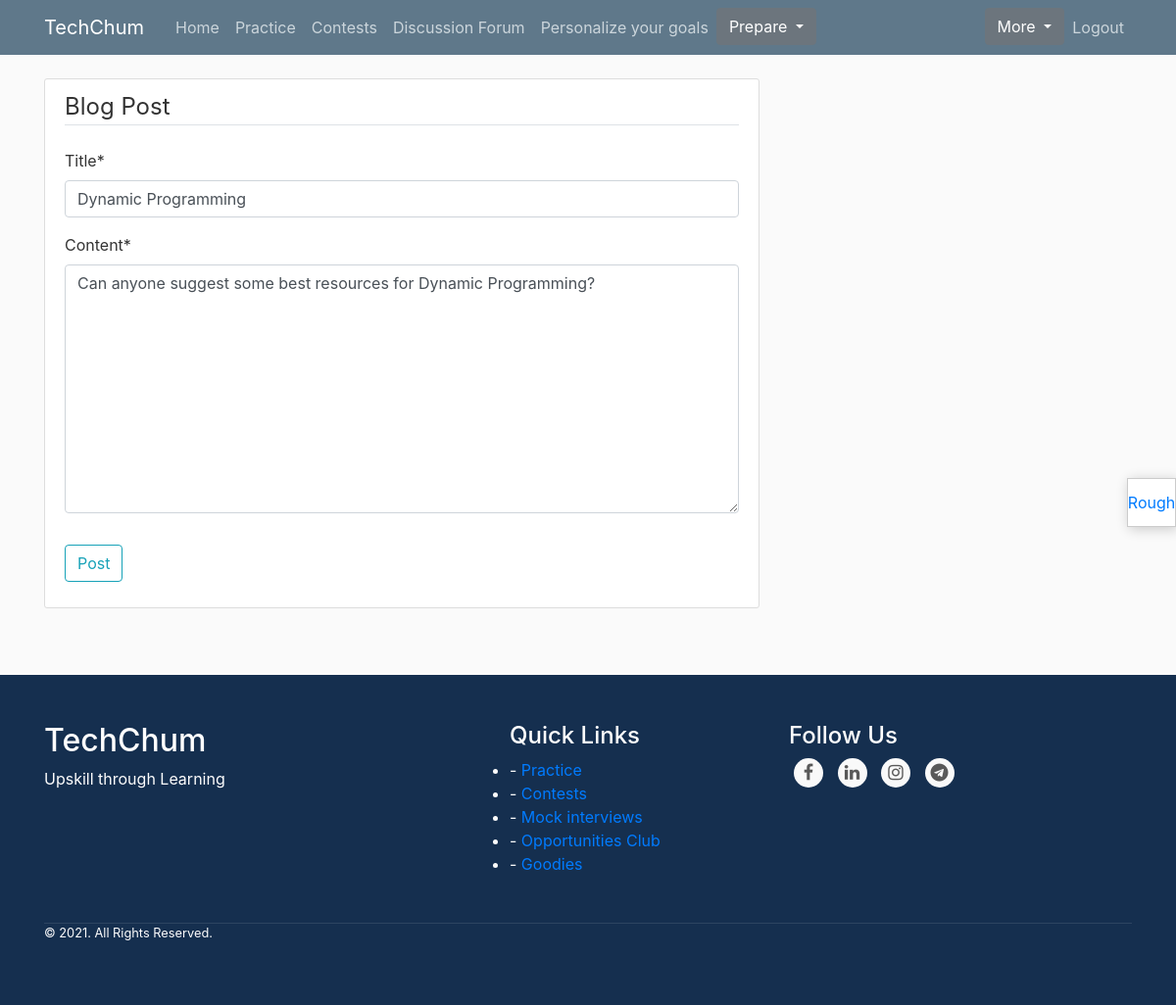
Page /post/2/update/ (signed in) on the committed database.
### blog/models.py (models this page shows, shortened)
class Post(models.Model):
    title = models.CharField(max_length=100)
    content = models.TextField()
    date_posted = models.DateTimeField(default=timezone.now)
    author = models.ForeignKey(User, on_delete=models.CASCADE)

### blog/views.py (the view, shortened to what this page needs)
# urls.py: path('post/<int:pk>/update/', PostUpdateView.as_view(), name='post-update'),
class PostUpdateView(LoginRequiredMixin, UserPassesTestMixin, UpdateView):
    model = Post
    fields = ['title', 'content']
    def test_func(self):
        post = self.get_object()
        if self.request.user == post.author:
            return True
        return False

### blog/templates/blog/post_form.html (shortened to what this page needs)
{% extends "blog/base.html" %}
{% load crispy_forms_tags %}
{% block content %}
    <div class="content-section">
        <form method="POST">
            <fieldset class="form-group">
                <legend class="border-bottom mb-4">Blog Post</legend>
                {{ form|crispy }}
            </fieldset>
            <div class="form-group">
                <button class="btn btn-outline-info" type="submit">Post</button>
            </div>
        </form>
    </div>
{% endblock content %}

### blog/static/blog/main.css (style rules this page uses)
body { background: #fafafa; color: #333333; margin-top: 5rem; }
.content-section { background: #ffffff; padding: 10px 20px; border: 1px solid #dddddd; border-radius: 3px; margin-bottom: 20px; }

### rows in the picture
Post: title "Dynamic Programming", content "Can anyone suggest some best resources for Dynamic Programming?"
